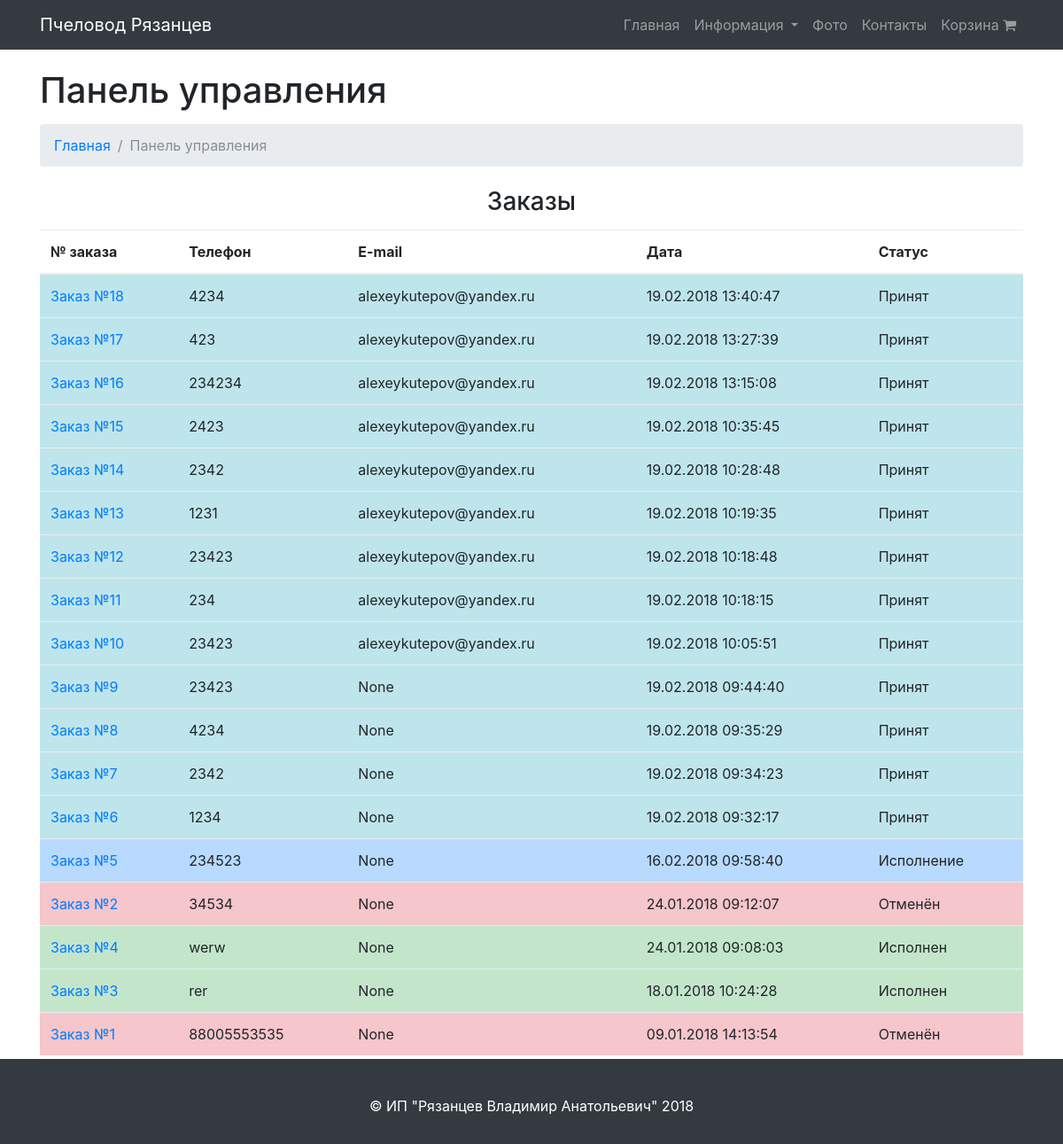
Page /control/ on the earlier database version.
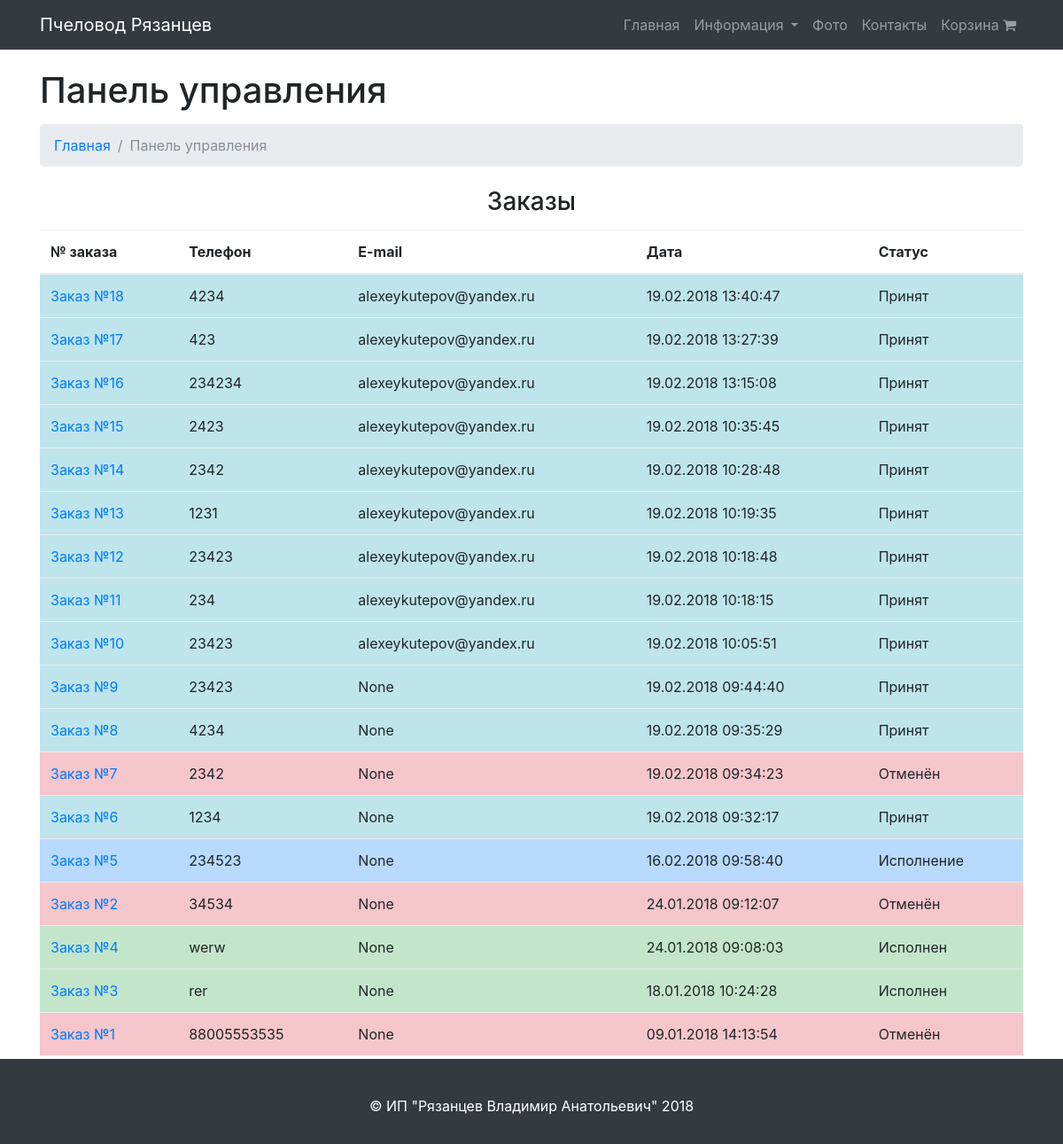
Same page on the later database version.
### store/models.py (models this page shows, shortened)
class Order(models.Model):
    accepted = 'Принят'
    execution = 'Исполнение'
    executed = 'Исполнен'
    canceled = 'Отменён'
    status_classifier = (
        (accepted, 'Принят'),
        (execution, 'Исполнение'),
        (executed, 'Исполнен'),
        (canceled, 'Отменён'),
    )
    uuid = models.UUIDField(default=uuid.uuid4, editable=False)
    email = models.EmailField(blank=True, null=True)
    phone = models.CharField(max_length=20)
    date = models.DateTimeField(default=timezone.now)
    status = models.CharField(max_length=10, choices=status_classifier, default=accepted)

### control_panel/views.py (the view)
# urls.py: url(r'^control/$', views.control, name='control'),
def control(request):
    order_list = Order.objects.all().order_by('-date')
    return render(
        request,
        "control_panel/control_panel.html",
        {
            "order_list": order_list
        }
    )

### templates/control_panel/control_panel.html (shortened to what this page needs)
{% extends "base.html" %}
{% load poll_extras %}
{% block content %}
    <div class="container">
        <h1 class="mt-4 mb-3">Панель управления</h1>
        <ol class="breadcrumb">
            <li class="breadcrumb-item">
                <a href="{% url "index" %}">Главная</a>
            </li>
            <li class="breadcrumb-item active">Панель управления</li>
        </ol>
        <div class="text-center">
            <h3 class="mt-4 mb-3">Заказы</h3>
        </div>
        <table class="table table-hover">
            <thead>
            <tr>
                <th>№ заказа</th>
                <th>Телефон</th>
                <th>E-mail</th>
                <th>Дата</th>
                <th>Статус</th>
            </tr>
            </thead>
            <tbody>
            {% for item in order_list %}
                    <tr class="{% if item.status == 'Принят' %}table-info{% elif item.status == 'Исполнение' %}table-primary{% elif item.status == 'Исполнен' %}table-success{% elif item.status == 'Отменён' %}table-danger{% endif %}">
                        <td><a href="{% url "control_order" id=item.id %}">Заказ №{{ item.id }}</a></td>
                        <td>{{ item.phone }}</td>
                        <td>{{ item.email }}</td>
                        <td>{{ item.date|date:"d.m.Y H:i:s" }}</td>
                        <td>{{ item.status }}</td>
                    </tr>
            {% endfor %}
            </tbody>
        </table>
    </div>
{% endblock %}

Differences in the rows shown:
changed Order id 7: status "Принят" → "Отменён"
